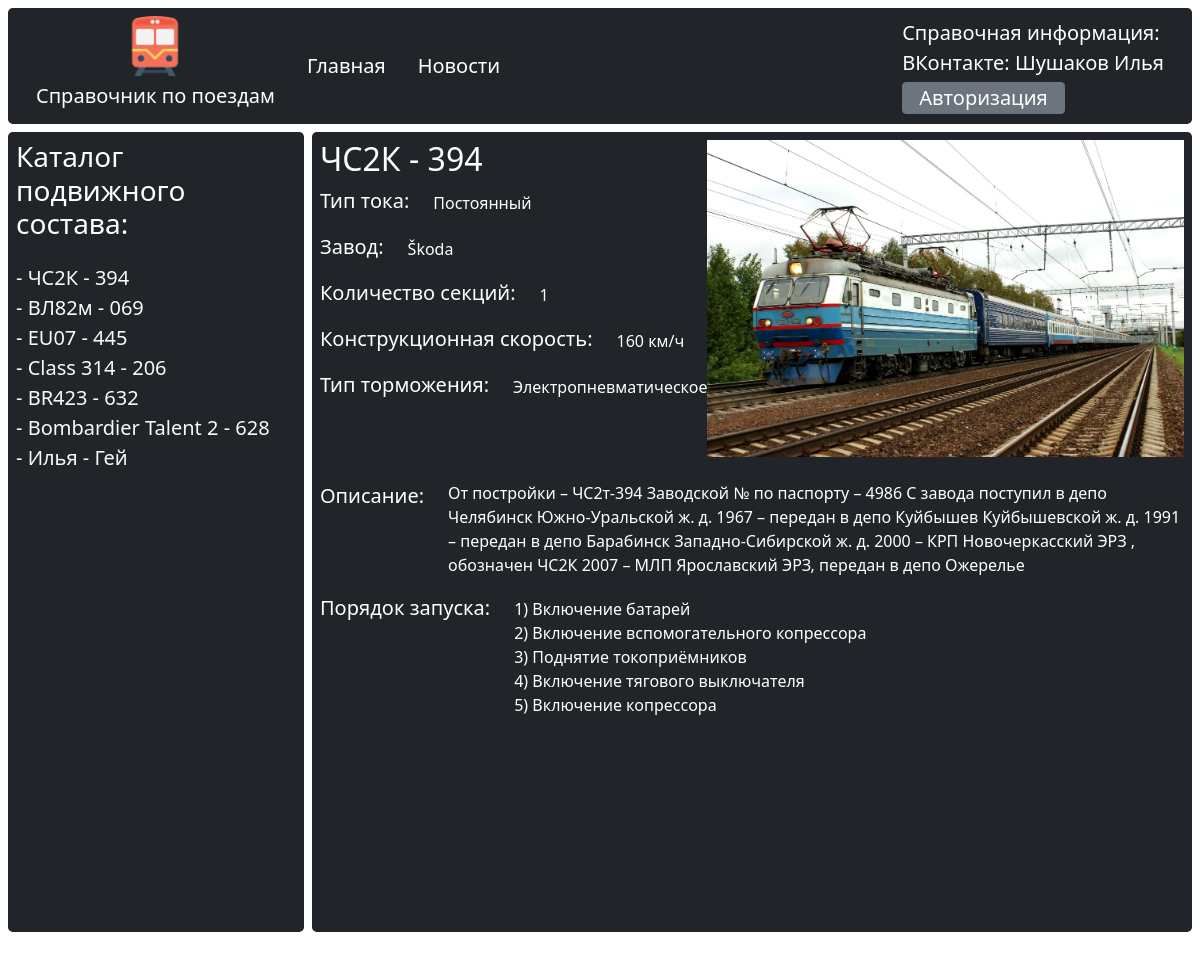
Screenshot of /locomotive/1 with the database file from the repository.
### website/models.py (models this page shows)
class Locomotive(db.Model):
    id = db.Column(db.Integer, primary_key=True)
    series = db.Column(db.String(150), nullable=False)
    number = db.Column(db.String(150), nullable=False)
    power_type = db.Column(db.String(150), nullable=False)
    factory = db.Column(db.String(150), nullable=False)
    number_of_sections = db.Column(db.String(150), nullable=False)
    construction_speed = db.Column(db.String(150), nullable=False)
    type_of_braking = db.Column(db.String(150), nullable=False)
    opisanie = db.Column(db.String(150), nullable=False)
    name = db.Column(db.Text, nullable=False)
    mimetype = db.Column(db.Text, nullable=False)

### website/views.py (the view)
@views.route('/locomotive/<id>')
def show_locomotive(id):
    locomotives = Locomotive.query.all()
    locomotive = Locomotive.query.filter_by(id=id).first()
    return render_template("home.html", locomotives=locomotives, locomotive=locomotive, user=current_user)

### website/templates/home.html (shortened to what this page needs)
{% extends "base.html" %}
{% block catalog %}
    {% for locomotive in locomotives %}
    <a href="/locomotive/{{locomotive.id}}" class="navbar-brand link-light pb-0 pt-0"> - {{locomotive.series }} - {{ locomotive.number}}</a>
    {% endfor %}
{% endblock %}
{% block info %}
    {% if locomotive %}
    <div class="text-decoration-none row">
        <div class="d-flex justify-content-between">
            <div>
                <h2>{{locomotive.series }} - {{ locomotive.number}}</h2>
            <div class="d-flex align-items-center">
                <p class="pe-2 navbar-brand pb-0 pt-0">Тип тока:</p>
                <p class="mt-1">{{ locomotive.power_type }}</p>
            </div>
            <div class="d-flex align-items-center">
                <p class="pe-2 navbar-brand pb-0 pt-0">Завод:</p>
                <p class="mt-1">{{ locomotive.factory }}</p>
            </div>
            <div class="d-flex align-items-center">
                <p class="pe-2 navbar-brand pb-0 pt-0">Количество секций:</p>
                <p class="mt-1">{{ locomotive.number_of_sections }}</p>
            </div>
            <div class="d-flex align-items-center">
                <p class="pe-2 navbar-brand pb-0 pt-0">Конструкционная скорость:</p>
                <p class="mt-1">{{ locomotive.construction_speed }} км/ч</p>
            </div>
            <div class="d-flex align-items-center">
                <p class="pe-2 navbar-brand pb-0 pt-0">Тип торможения:</p>
                <p class="mt-1">{{ locomotive.type_of_braking }}</p>
            </div>
            </div>
            <div>
                <div class="d-flex align-items-top">
                    <img src="/static/img/{{locomotive.id}}/{{locomotive.name}}" class="img-fluid" width="512">
                </div>
            </div>
        </div>
        <div >
            <div class="d-flex align-items-top">
                <p class="pe-2 navbar-brand pb-0 pt-0">Описание:</p>
                <p>{{ locomotive.opisanie }}</p>
            </div>
            <div class="d-flex align-items-top col-auto">
                <p class="pe-2 navbar-brand pb-0 pt-0">Порядок запуска: </p>
                <p class="mt-1">1) Включение батарей <br>2) Включение вспомогательного копрессора <br>3) Поднятие токоприёмников <br>4) Включение тягового выключателя <br>5) Включение копрессора </p>
            </div>
        </div>
    </div>
    {% endif %}
{% endblock %}

### website/templates/base.html (shortened to what this page needs)
<!DOCTYPE html>
<html lang="ru">
    <head>
        <link href="{{ url_for('static', filename='styles.css') }}" rel="stylesheet">
        <link href="https://cdn.jsdelivr.net/npm/bootstrap@5.1.3/dist/css/bootstrap.min.css" rel="stylesheet">
        <link href="custom.css" rel="stylesheet" >
    </head>
    <body>
        <div class="navbar navbar-extend-lg navbar-dark bg-dark m-2 rounded-3">
            <div class="container-fluid">
                <div class="text-center justify-content-around" >
                    <img src="{{ url_for('static', filename='img/logo.png') }}" class="img-fluid" width="60">
                    <div class="navbar-brand ms-3" >Справочник по поездам</div>
                </div>
                <div class="navbar-nav me-auto">
                    <div class="d-flex align-items-center">
                        <a class="navbar-brand ps-3" href="/">Главная</a>
                        <div class="p-0 ps-3">
                            <a href="/novosti" class="navbar-brand">Новости</a>
                        </div>
                    </div>
                </div>
                <div class="d-flex align-items-center">
                    <div class="p-0 ps-3">
                        <div>
                            <div class="text-white navbar-brand pb-0 pt-0">Справочная информация:</div>
                            <a class="text-white navbar-brand pb-0 pt-0"  href="https://vk.com/hushikk" target="_blank">ВКонтакте: Шушаков Илья</a>
                        </div>
                        {% if user.is_authenticated %}
                        <div class="btn btn-secondary p-0 ps-3">
                           <a href="/logout" class="navbar-brand">Выход</a>
                        </div>
                        {% else %}
                        <div class="btn btn-secondary p-0 ps-3">
                            <a href="/login" class="navbar-brand">Авторизация</a>
                        </div>
                        {% endif %}
                    </div>
                </div>
            </div>
        </div>
        <div class="me-2 ms-2 mb-2 row text-white vh-100">
            <div class="col-3 bg-dark me-1 rounded-3 p-2">
                <h3>Каталог подвижного состава:</h3>
                <div class="row">
                {% block catalog %}
                {% endblock %}
                </div>
            </div>
            <div class="col bg-dark ms-1 rounded-3 p-2">
                {% block info %}
                {% endblock %}
            </div>
        </div>
    </body>
</html>

### website/templates/custom.css (style rules this page uses)
body { min-height: 100vh; margin-bottom: 60px; flex-direction: column; }

### rows the page displays
Locomotive: series "ЧС2К", number "394", power_type "Постоянный", factory "Škoda", number_of_sections "1", construction_speed "160", type_of_braking "Электропневматическое", name (picture), opisanie "От постройки – ЧС2т-394 Заводской № по паспорту – 4986 С завода поступил в депо Челябинск Южно-Уральской ж. д. 1967 – передан в депо Куйбышев Куйбышевской ж. д. 1991 – передан в депо Барабинск Западно-Сибирской ж. д. 2000 – КРП Новочеркасский ЭРЗ , обозначен ЧС2К 2007 – МЛП Ярославский ЭРЗ, передан в депо Ожерелье"
Locomotive: series "ВЛ82м", number "069"
Locomotive: series "EU07", number "445"
Locomotive: series "Class 314", number "206"
Locomotive: series "BR423", number "632"
Locomotive: series "Bombardier Talent 2", number "628"
Locomotive: series "Илья", number "Гей"
